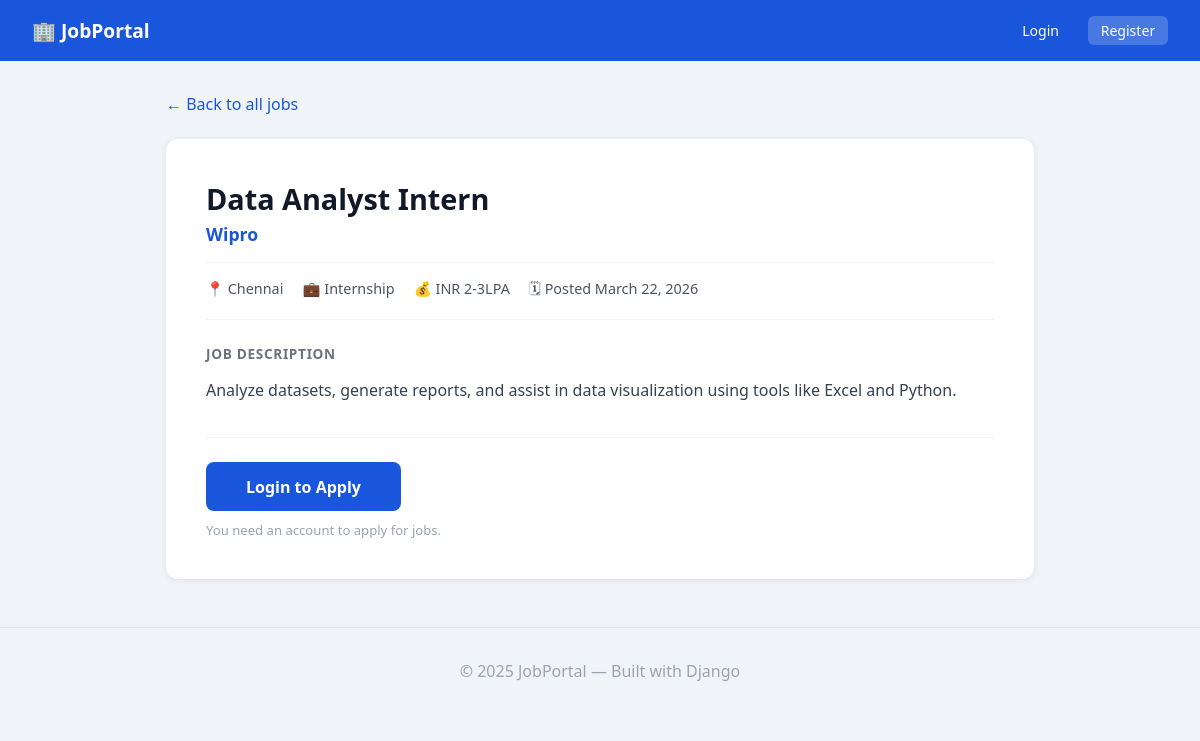
Screenshot of /3/ with the database file from the repository.
### jobs/models.py (models this page shows, shortened)
class Job(models.Model):
    JOB_TYPE_CHOICES = [
        ('full_time',  'Full Time'),
        ('part_time',  'Part Time'),
        ('remote',     'Remote'),
        ('internship', 'Internship'),
    ]
    title           = models.CharField(max_length=200)
    company         = models.CharField(max_length=200)
    location        = models.CharField(max_length=200)
    job_type        = models.CharField(max_length=20, choices=JOB_TYPE_CHOICES, default='full_time')
    description     = models.TextField()
    salary          = models.CharField(max_length=100, blank=True, null=True)
    required_skills = models.CharField(
        max_length=500, blank=True, null=True,
        help_text='Enter comma separated skills e.g. Python, Django, SQL'
    )
    posted_at       = models.DateTimeField(auto_now_add=True)
    class Meta:
        ordering = ['-posted_at']

### jobs/views.py (the view, shortened to what this page needs)
# urls.py: path('<int:pk>/', views.job_detail, name='job_detail'),
def job_detail(request, pk):
    job             = get_object_or_404(Job, pk=pk)
    already_applied = False
    application     = None
    return render(request, 'jobs/job_detail.html', {
        'job':             job,
        'already_applied': already_applied,
        'application':     application,
    })

### jobs/templates/jobs/job_detail.html (shortened to what this page needs)
{% extends "jobs/base.html" %}
{% block content %}
<a href="{% url 'jobs:job_list' %}" class="back-link">← Back to all jobs</a>
<div class="job-detail-card">
    <h1>{{ job.title }}</h1>
    <p class="company-name">{{ job.company }}</p>
    <div class="detail-meta">
        <span>📍 {{ job.location }}</span>
        <span>💼 {{ job.get_job_type_display }}</span>
        {% if job.salary %}<span>💰 {{ job.salary }}</span>{% endif %}
        <span>🗓 Posted {{ job.posted_at|date:"F d, Y" }}</span>
    </div>
    <p class="section-title">Job Description</p>
    <p class="description-text">{{ job.description }}</p>
    <div class="apply-section">
        {% if user.is_authenticated %}
            {% if already_applied %}
                <span class="applied-badge">✅ You have already applied</span>
            {% else %}
                <a href="{% url 'jobs:apply_job' job.pk %}" class="apply-btn">Apply for This Position</a>
            {% endif %}
        {% else %}
            <a href="{% url 'accounts:login' %}" class="apply-btn">Login to Apply</a>
            <p class="apply-note">You need an account to apply for jobs.</p>
        {% endif %}
    </div>
</div>
{% endblock %}

### jobs/templates/jobs/base.html (style rules this page uses)
* { box-sizing: border-box; margin: 0; padding: 0; }
body { font-family: 'Segoe UI', sans-serif; background: #f0f4f8; color: #333; }

### jobs/templates/jobs/job_detail.html (style rules this page uses)
.back-link { display: inline-block; margin-bottom: 1.5rem; color: #1a56db; text-decoration: none; font-weight: 500; }
.job-detail-card { background: white; border-radius: 12px; padding: 2.5rem; box-shadow: 0 1px 6px rgba(0,0,0,0.08); }
.job-detail-card h1 { font-size: 1.8rem; color: #111827; margin-bottom: 0.3rem; }
.company-name { font-size: 1.1rem; color: #1a56db; font-weight: 600; margin-bottom: 1rem; }
.detail-meta { display: flex; flex-wrap: wrap; gap: 1.2rem; padding: 1rem 0; border-top: 1px solid #f3f4f6; border-bottom: 1px solid #f3f4f6; margin-bottom: 1.5rem; font-size: 0.9rem; color: #4b5563; }
.section-title { font-size: 0.85rem; font-weight: 700; text-transform: uppercase; letter-spacing: 0.05em; color: #6b7280; margin-bottom: 0.8rem; }
.description-text { line-height: 1.8; color: #374151; white-space: pre-wrap; }
.apply-section { margin-top: 2rem; padding-top: 1.5rem; border-top: 1px solid #f3f4f6; }
.apply-btn { background: #1a56db; color: white; padding: 0.85rem 2.5rem; border-radius: 8px; text-decoration: none; font-weight: 700; font-size: 1rem; display: inline-block; }
.apply-note { font-size: 0.82rem; color: #9ca3af; margin-top: 0.6rem; }

### rows the page displays
Job: title "Data Analyst Intern", company "Wipro", location "Chennai", job_type "Internship", salary "INR 2-3LPA", posted_at "March 22, 2026", description "Analyze datasets, generate reports, and assist in data visualization using tools like Excel and Python."
